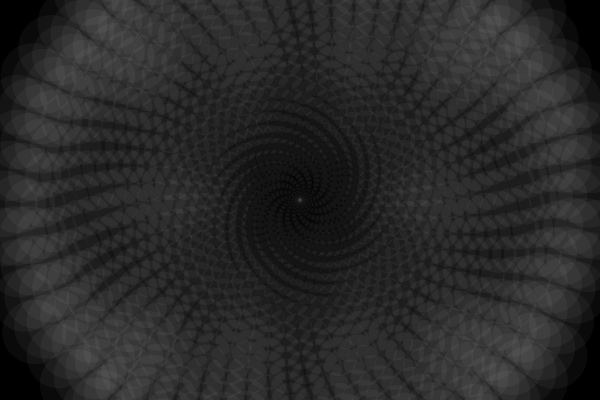
Frame 1 (no input)
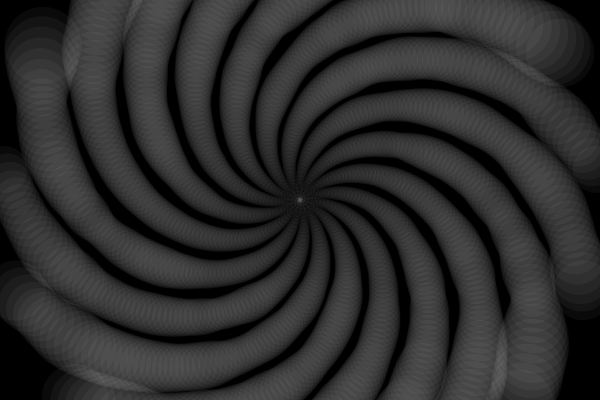
Frame 60 (the mouse pressed at the canvas centre just before this capture)
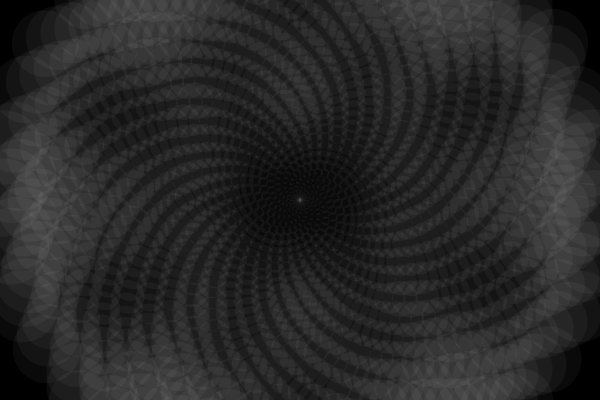
Frame 120 (the mouse held since frame 60 and released just before this capture)

The Processing sketch that drew these frames (run headless with seeded random() and noise(); from frame 60 on, the mouse is pressed at the canvas centre):

// Processing sketch: processing_152224
// ── processing_152224.pde

float ang = 0;
float znoise;
float what=20;

void setup() {
  size(600, 400);
  background(0);
  noStroke();
  fill(255, 50);
  znoise = random(10);
}

void draw() {
  ang-=0.0003;
  znoise+=0.051;
  //fill(0,20);
  //rect(0,0,width,height);
  fill(255, 10);
  background(0);
  translate(width/2, height/2);
  drawSpiral(ang, znoise);
  //what = 30*mouseX/width;
  what+=0.0006783;
}

void drawSpiral(float angle, float z) {
  pushMatrix();
  rotate(angle);
  float rad=0;
  while (rad<width/2) {
    float x=rad*cos(rad*what); 
    float y =rad*sin(rad*what);
    pushMatrix();
    translate(x, y);
    scale(noise(x/100, y/100, znoise)*3+1);
    float r = sqrt(x*x+y*y)/12+2;
    ellipse(0, 0, r, r);
    popMatrix();
    rad+=0.23;
  }
  popMatrix();
}
